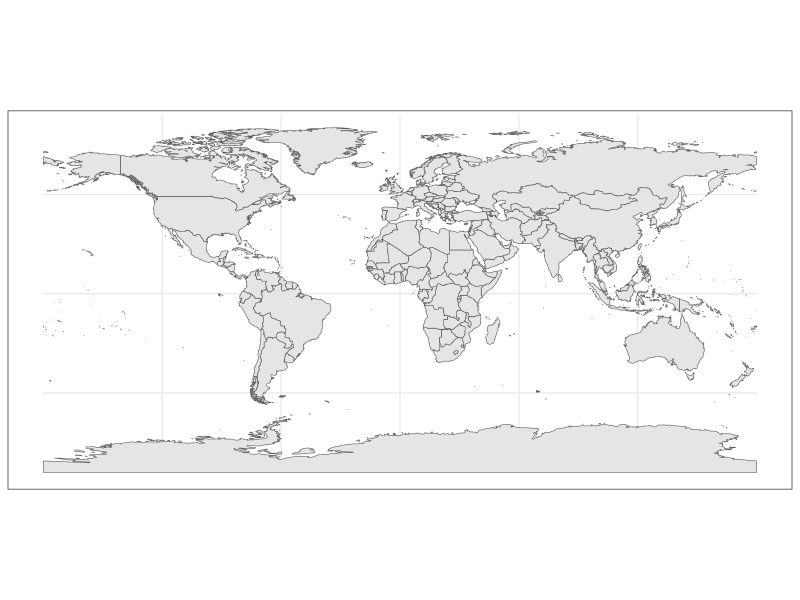
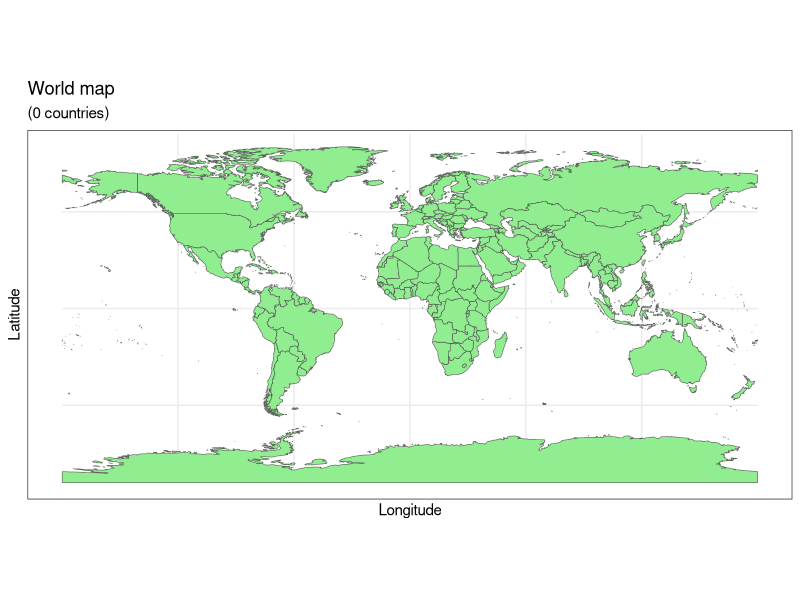

Recreate these plots in R, in order. (Note: this script raises an error after producing the figures.)
library("ggplot2")
theme_set(theme_bw())
library("sf")

library("rnaturalearth")
library("rnaturalearthdata")

world <- ne_countries(scale = "medium", returnclass = "sf")
class(world)

ggplot(data = world) +
  geom_sf()

ggplot(data = world) +
  geom_sf(fill = "lightgreen") +
  xlab("Longitude") + ylab("Latitude") +
  ggtitle("World map", subtitle = paste0("(", length(unique(world$NAME)), " countries)"))


# Loading data
library(readr)
time_series_19_covid_Confirmed <- read_csv("csse_covid_19_data/csse_covid_19_time_series/time_series_19-covid-Confirmed.csv")
View(time_series_19_covid_Confirmed)

library(dplyr)
sites <- time_series_19_covid_Confirmed %>% select ("Country/Region", "Lat", "Long", "2/27/20") %>% 
          rename (name = "Country/Region", covidCount =  "2/27/20")


ggplot(data = world) +
  geom_sf() +
  geom_point(data = sites, aes(x = Long, y = Lat), size = 1, 
             shape = 23, fill = "red") 


# merging datasets

covidWorld <- world %>% left_join(sites)

# world map of Corona
ggplot(data = covidWorld) +
  geom_sf(aes(fill=covidCount)) + scale_fill_viridis_c(option = "plasma", trans = "sqrt")
